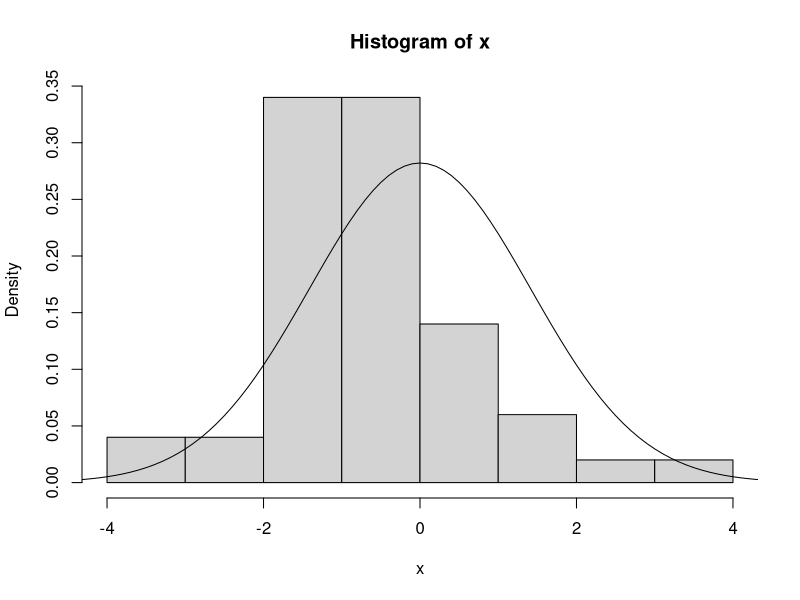
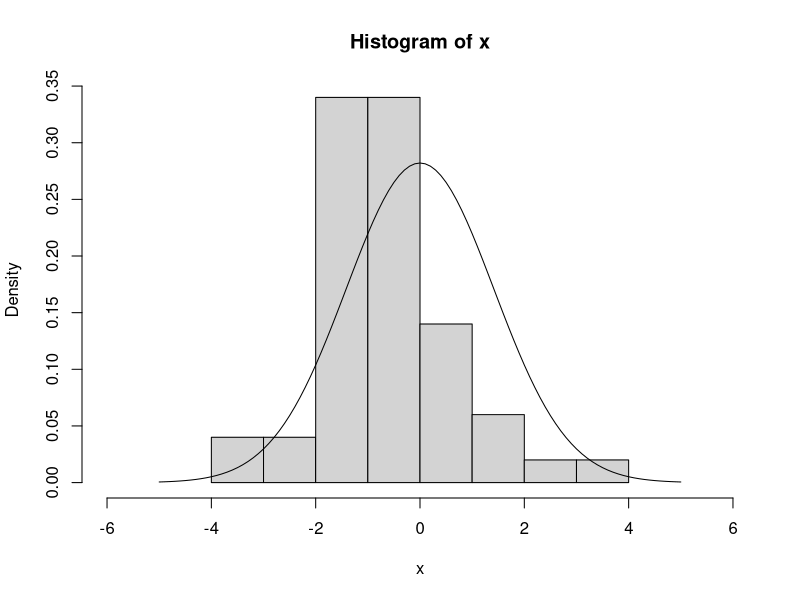

The R script that drew these images, in order: (Note: this script raises an error after producing the figures.)
set.seed(1234)
x = rnorm(50, 0, sqrt(2))
y = rnorm(50)
mean(x)
sd(x)
var(x)
cor(x,y)
x[x<0]
sum(x<0)
hist(x, prob=T)
help(hist)
?hist
f <- function(x){x*x}
u = seq(-5,5,0.1)
v = dnorm(u, 0, sqrt(2))
lines(u,v)
{hist(x,xlim=c(-6,6),prob=T) + lines(u,v)}
plot(sort(x),1:50/50, type(s), ylim=c(0,1), xlab="x", ylab="the ecdf of x")
lines(u, pnorm(u,0, sqrt(2)))
w = seq(-pi, pi, length=100)
plot(cos(w),sin(w), type="1")
